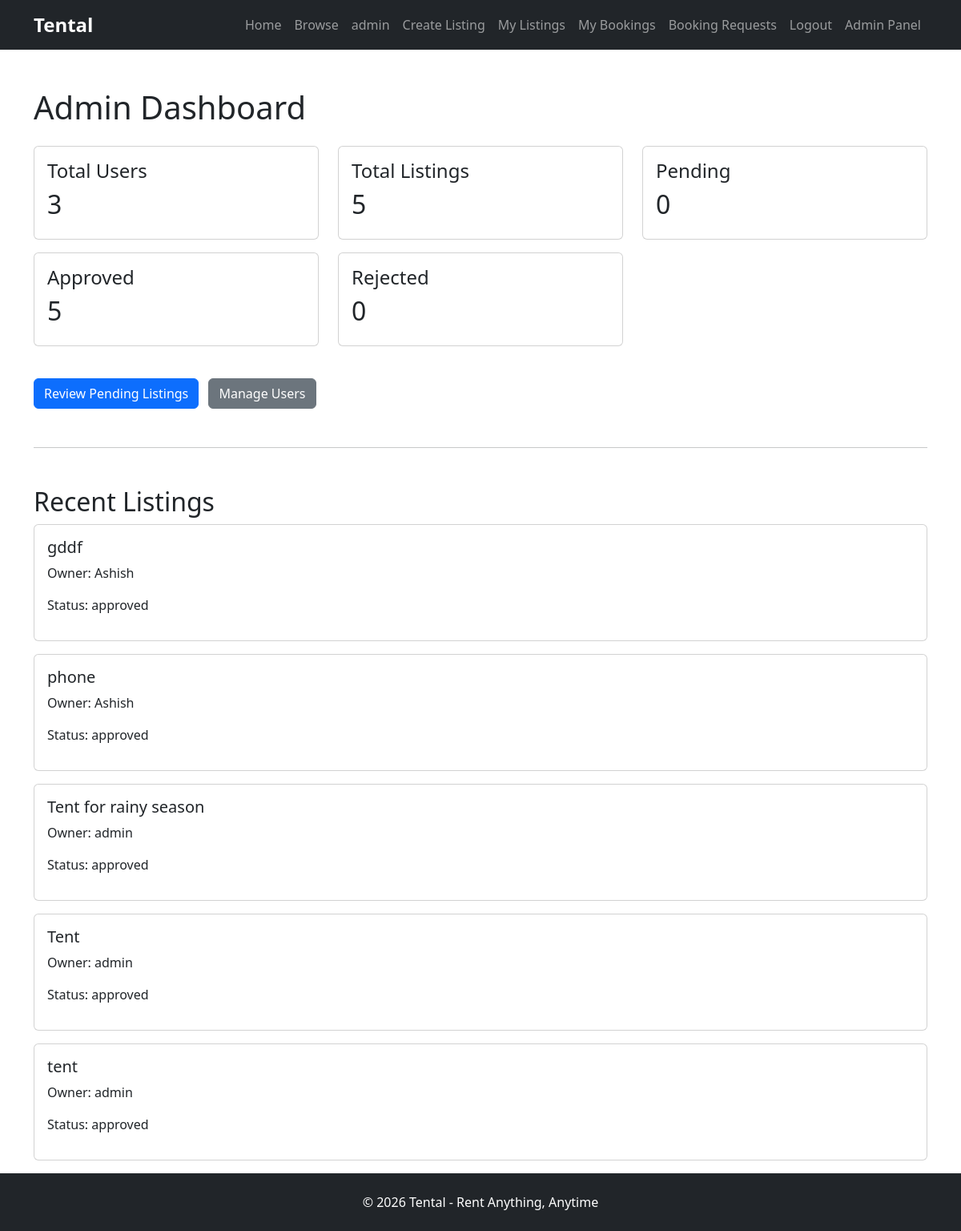
The app's page /admin/dashboard (signed in) with its own data.
### models/user.py (models this page shows)
class User(UserMixin, db.Model):
    id = db.Column(db.Integer, primary_key=True)
    name = db.Column(
        db.String(100),
        nullable=False
    )
    email = db.Column(
        db.String(120),
        unique=True,
        nullable=False
    )
    password = db.Column(
        db.String(255),
        nullable=False
    )
    rentals = db.relationship(
        "RentalItem",
        backref="owner",
        lazy=True
    )
    is_admin = db.Column(
        db.Boolean,
        default=False
    )
    is_active_user = db.Column(
        db.Boolean,
        default=True
    )
    bookings = db.relationship(
        "Booking",
        backref="user",
        lazy=True
    )

### models/rental_item.py (models this page shows)
class RentalItem(db.Model):
    id = db.Column(db.Integer, primary_key=True)
    title = db.Column(db.String(100), nullable=False)
    description = db.Column(db.Text, nullable=False)
    price_per_day = db.Column(db.Float, nullable=False)
    category = db.Column(db.String(100), nullable=False)
    user_id = db.Column(
        db.Integer,
        db.ForeignKey("user.id"),
        nullable=False
    )
    status = db.Column(
        db.String(20),
        default="pending"
    )
    image = db.Column(
        db.String(255)
    )
    bookings = db.relationship(
        "Booking",
        backref="rental_item",
        lazy=True
    )
    quantity = db.Column(
        db.Integer,
        nullable=False,
        default=1
    )
    security_deposit = db.Column(
        db.Float,
        nullable=False,
        default=0
    )

### routes/main.py (the view)
@main.route("/admin/dashboard")
@login_required
def admin_dashboard():
    if not current_user.is_admin:
        return "Access Denied"
    total_users = User.query.count()
    total_listings = RentalItem.query.count()
    pending_listings = RentalItem.query.filter_by(
        status="pending"
    ).count()
    approved_listings = RentalItem.query.filter_by(
        status="approved"
    ).count()
    rejected_listings = RentalItem.query.filter_by(
        status="rejected"
    ).count()
    recent_listings = RentalItem.query.order_by(
        RentalItem.id.desc()
    ).limit(5).all()
    return render_template(
        "admin_dashboard.html",
        total_users=total_users,
        total_listings=total_listings,
        pending_listings=pending_listings,
        approved_listings=approved_listings,
        rejected_listings=rejected_listings,
        recent_listings=recent_listings
    )

### models/user.py (called while the page is built)
@login_manager.user_loader
def load_user(user_id):
    return User.query.get(int(user_id))

### templates/admin_dashboard.html
{% extends "base.html" %} {% block content %}
<div class="container mt-5">
  <h1 class="mb-4">Admin Dashboard</h1>
  <div class="row">
    <div class="col-md-4 mb-3">
      <div class="card">
        <div class="card-body">
          <h4>Total Users</h4>
          <h2>{{ total_users }}</h2>
        </div>
      </div>
    </div>
    <div class="col-md-4 mb-3">
      <div class="card">
        <div class="card-body">
          <h4>Total Listings</h4>
          <h2>{{ total_listings }}</h2>
        </div>
      </div>
    </div>
    <div class="col-md-4 mb-3">
      <div class="card">
        <div class="card-body">
          <h4>Pending</h4>
          <h2>{{ pending_listings }}</h2>
        </div>
      </div>
    </div>
    <div class="col-md-4 mb-3">
      <div class="card">
        <div class="card-body">
          <h4>Approved</h4>
          <h2>{{ approved_listings }}</h2>
        </div>
      </div>
    </div>
    <div class="col-md-4 mb-3">
      <div class="card">
        <div class="card-body">
          <h4>Rejected</h4>
          <h2>{{ rejected_listings }}</h2>
        </div>
      </div>
    </div>
  </div>
  <div class="mt-4">
    <a href="{{ url_for('main.admin_listings') }}" class="btn btn-primary">
      Review Pending Listings
    </a>
    <a href="{{ url_for('main.admin_users') }}" class="btn btn-secondary ms-2">
      Manage Users
    </a>
  </div>
  <hr class="my-5" />
  <h2>Recent Listings</h2>
  {% for rental in recent_listings %}
  <div class="card mb-3">
    <div class="card-body">
      <h5>{{ rental.title }}</h5>
      <p>Owner: {{ rental.owner.name }}</p>
      <p>Status: {{ rental.status }}</p>
    </div>
  </div>
  {% endfor %}
</div>
{% endblock %}

### templates/base.html (shortened to what this page needs)
<!doctype html>
<html lang="en">
  <head>
    <link
      href="https://cdn.jsdelivr.net/npm/bootstrap@5.3.7/dist/css/bootstrap.min.css"
      rel="stylesheet"
    />
    <link
      rel="stylesheet"
      href="{{ url_for('static', filename='css/style.css') }}"
    />
  </head>
  <body>
    <nav class="navbar navbar-expand-lg navbar-dark bg-dark">
      <div class="container">
        <a class="navbar-brand" href="#">Tental</a>
        <div class="navbar-nav ms-auto">
          <a class="nav-link" href="{{ url_for('main.home') }}">Home</a>
          <a class="nav-link" href="{{ url_for('main.browse') }}">Browse</a>
          {% if current_user.is_authenticated %}
          <span class="nav-link"> {{ current_user.name }} </span>
          <a class="nav-link" href="{{ url_for('main.create_listing') }}">
            Create Listing
          </a>
          <a class="nav-link" href="{{ url_for('main.my_listings') }}">
            My Listings
          </a>
          <a class="nav-link" href="{{ url_for('main.my_bookings') }}">
            My Bookings
          </a>
          <a class="nav-link" href="{{ url_for('main.booking_requests') }}">
            Booking Requests
          </a>
          <a class="nav-link" href="{{ url_for('auth.logout') }}"> Logout </a>
          {% if current_user.is_authenticated and current_user.is_admin %}
          <a class="nav-link" href="{{ url_for('main.admin_dashboard') }}">
            Admin Panel
          </a>
          {% endif %} {% else %}
          <a class="nav-link" href="{{ url_for('auth.login') }}"> Login </a>
          <a class="nav-link" href="{{ url_for('auth.register') }}">
            Register
          </a>
          {% endif %}
        </div>
      </div>
    </nav>
    <main class="flex-grow-1">{% block content %} {% endblock %}</main>
    <footer id="footer-section" class="bg-dark text-white text-center py-4">
      <p class="mb-0">© 2026 Tental - Rent Anything, Anytime</p>
    </footer>
  </body>
</html>

### static/css/style.css (style rules this page uses)
:root { --primary-color: #2E8B57; --secondary-color: #1E293B; }
html, body { height: 100%; }
body { display: flex; flex-direction: column; }
#footer-section { margin-top: auto; }
.navbar-brand { font-size: 1.5rem; font-weight: 700; }

### records on screen
User: name "admin"
RentalItem: title "gddf", owner.name "Ashish", status "approved"
RentalItem: title "phone", owner.name "Ashish", status "approved"
RentalItem: title "Tent for rainy season", owner.name "admin", status "approved"
RentalItem: title "Tent", owner.name "admin", status "approved"
RentalItem: title "tent", owner.name "admin", status "approved"

### other values on screen
{{ total_users }} "3"
{{ total_listings }} "5"
{{ pending_listings }} "0"
{{ approved_listings }} "5"
{{ rejected_listings }} "0"
